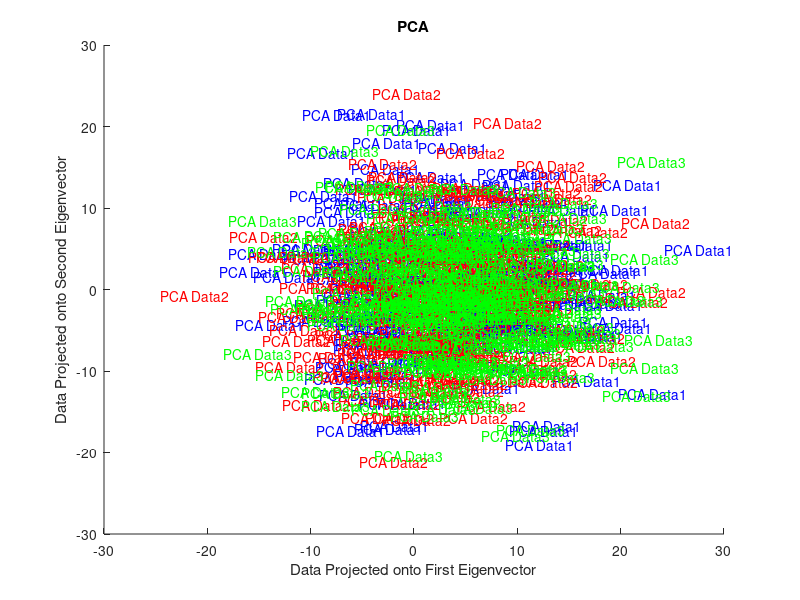

Write MATLAB code to recreate this figure. (Note: this script raises an error after producing the figure.)
clc
clear all
close all
X=ones(48,1);
mu1=[5 0 5, X']
mu2=[4 6 7, X']
mu3=[6 2 4, X']
v=36*ones(51,1);
D1=diag(v)
D2=diag(v)
D3=diag(v)
sigma1=[5 -4 -2;-4 4 0;-2 0 5]
for k=1:3
for i=1:3
    D1(k,i)=sigma1(k,i)
end
end
sigma2=[3 0 0;0 3 0;0 0 3]
for k=1:3
for i=1:3
    D2(k,i)=sigma2(k,i)
end
end
sigma3=[6 5 6;5 6 7;6 7 9]
for k=1:3
for i=1:3
    D3(k,i)=sigma3(k,i)
end
end
data1=mvnrnd(mu1,D1,250)
data2=mvnrnd(mu2,D2,250)
data3=mvnrnd(mu3,D3,250)
alldata=[data1;data2;data3]
average=mean(alldata);
centereddata=alldata-average;
sig2=cov(centereddata);
[vectors, values]=eig(sig2);
eigenvalues=diag(values)
%Sorted the eigenvalues from the line of code above from largest to
%smallest
[descendingorder, index]=sort(eigenvalues,'descend')
% I arranged the eigenvectors from largest to smallest, starting with the
% eigenvector that corresponds to the largest eigenvalue and etc.
[descendingordervectors]=vectors(:,index)

figure(1)
hold on
text(data1*descendingordervectors(:,1),data1*descendingordervectors(:,2),'PCA Data1','Color','blue')
axis([-30 30 -30 30])
xlabel('Data Projected onto First Eigenvector')
ylabel('Data Projected onto Second Eigenvector')
title('PCA')
text(data2*descendingordervectors(:,1),data2*descendingordervectors(:,2),'PCA Data2','Color','red')
axis([-30 30 -30 30])
text(data3*descendingordervectors(:,1),data3*descendingordervectors(:,2),'PCA Data3','Color','green')
axis([-30 30 -30 30])
hold off


class=[mu1;mu2;mu3]

[y, v, d] = tamu_lda(alldata, [ones(250,1);2*ones(250,1);3*ones(250,1)]);


figure(2)
hold on
text(data1*v(:,1),data1*v(:,2),'LDA Data1','Color','blue')
axis([-20 20 -20 20])
text(data2*v(:,1),data2*v(:,2),'LDA Data2','Color','red')
axis([-20 20 -20 20])
text(data3*v(:,1),data3*v(:,2),'LDA Data3','Color','green')
axis([-20 20 -20 20])
xlabel('Data Projected onto First Eigenvector')
ylabel('Data Projected onto Second Eigenvector')
title('LDA')
